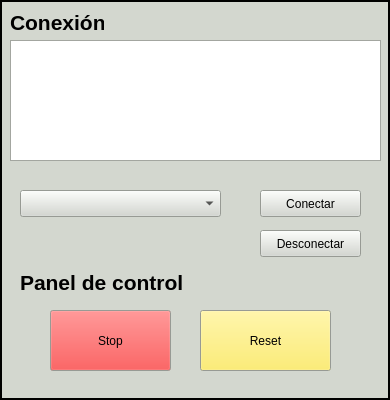
     <widget class="QFrame" name="FrameIzq">
      <property name="enabled">
       <bool>true</bool>
      </property>
      <property name="sizePolicy">
       <sizepolicy hsizetype="Fixed" vsizetype="Fixed">
        <horstretch>0</horstretch>
        <verstretch>0</verstretch>
       </sizepolicy>
      </property>
      <property name="minimumSize">
       <size>
        <width>390</width>
        <height>400</height>
       </size>
      </property>
      <property name="palette">
       <palette>
        <active>
         <colorrole role="WindowText">
          <brush brushstyle="SolidPattern">
           <color alpha="255">
            <red>0</red>
            <green>0</green>
            <blue>0</blue>
           </color>
          </brush>
         </colorrole>
         <colorrole role="Button">
          <brush brushstyle="SolidPattern">
           <color alpha="255">
            <red>211</red>
            <green>215</green>
            <blue>207</blue>
           </color>
          </brush>
         </colorrole>
         <colorrole role="Light">
          <brush brushstyle="SolidPattern">
           <color alpha="255">
            <red>255</red>
            <green>255</green>
            <blue>255</blue>
           </color>
          </brush>
         </colorrole>
         <colorrole role="Midlight">
          <brush brushstyle="SolidPattern">
           <color alpha="255">
            <red>233</red>
            <green>235</green>
            <blue>231</blue>
           </color>
          </brush>
         </colorrole>
         <colorrole role="Dark">
          <brush brushstyle="SolidPattern">
           <color alpha="255">
            <red>105</red>
            <green>107</green>
            <blue>103</blue>
           </color>
          </brush>
         </colorrole>
         <colorrole role="Mid">
          <brush brushstyle="SolidPattern">
           <color alpha="255">
            <red>141</red>
            <green>143</green>
            <blue>138</blue>
           </color>
          </brush>
         </colorrole>
         <colorrole role="Text">
          <brush brushstyle="SolidPattern">
           <color alpha="255">
            <red>0</red>
            <green>0</green>
            <blue>0</blue>
           </color>
          </brush>
         </colorrole>
         <colorrole role="BrightText">
          <brush brushstyle="SolidPattern">
           <color alpha="255">
            <red>255</red>
            <green>255</green>
            <blue>255</blue>
           </color>
          </brush>
         </colorrole>
         <colorrole role="ButtonText">
          <brush brushstyle="SolidPattern">
           <color alpha="255">
            <red>0</red>
            <green>0</green>
            <blue>0</blue>
           </color>
          </brush>
         </colorrole>
         <colorrole role="Base">
          <brush brushstyle="SolidPattern">
           <color alpha="255">
            <red>255</red>
            <green>255</green>
            <blue>255</blue>
           </color>
          </brush>
         </colorrole>
         <colorrole role="Window">
          <brush brushstyle="SolidPattern">
           <color alpha="255">
            <red>211</red>
            <green>215</green>
            <blue>207</blue>
           </color>
          </brush>
         </colorrole>
         <colorrole role="Shadow">
          <brush brushstyle="SolidPattern">
           <color alpha="255">
            <red>0</red>
            <green>0</green>
            <blue>0</blue>
           </color>
          </brush>
         </colorrole>
         <colorrole role="AlternateBase">
          <brush brushstyle="SolidPattern">
           <color alpha="255">
            <red>233</red>
            <green>235</green>
            <blue>231</blue>
           </color>
          </brush>
         </colorrole>
         <colorrole role="ToolTipBase">
          <brush brushstyle="SolidPattern">
           <color alpha="255">
            <red>255</red>
            <green>255</green>
            <blue>220</blue>
           </color>
          </brush>
         </colorrole>
         <colorrole role="ToolTipText">
          <brush brushstyle="SolidPattern">
           <color alpha="255">
            <red>0</red>
            <green>0</green>
            <blue>0</blue>
           </color>
          </brush>
         </colorrole>
         <colorrole role="PlaceholderText">
          <brush brushstyle="SolidPattern">
           <color alpha="128">
            <red>0</red>
            <green>0</green>
            <blue>0</blue>
           </color>
          </brush>
         </colorrole>
        </active>
        <inactive>
         <colorrole role="WindowText">
          <brush brushstyle="SolidPattern">
           <color alpha="255">
            <red>0</red>
            <green>0</green>
            <blue>0</blue>
           </color>
          </brush>
         </colorrole>
         <colorrole role="Button">
          <brush brushstyle="SolidPattern">
           <color alpha="255">
            <red>211</red>
            <green>215</green>
            <blue>207</blue>
           </color>
          </brush>
         </colorrole>
         <colorrole role="Light">
          <brush brushstyle="SolidPattern">
           <color alpha="255">
            <red>255</red>
            <green>255</green>
            <blue>255</blue>
           </color>
          </brush>
         </colorrole>
         <colorrole role="Midlight">
          <brush brushstyle="SolidPattern">
           <color alpha="255">
            <red>233</red>
            <green>235</green>
            <blue>231</blue>
           </color>
          </brush>
         </colorrole>
         <colorrole role="Dark">
          <brush brushstyle="SolidPattern">
           <color alpha="255">
            <red>105</red>
            <green>107</green>
            <blue>103</blue>
           </color>
          </brush>
         </colorrole>
         <colorrole role="Mid">
          <brush brushstyle="SolidPattern">
           <color alpha="255">
            <red>141</red>
            <green>143</green>
            <blue>138</blue>
           </color>
          </brush>
         </colorrole>
         <colorrole role="Text">
          <brush brushstyle="SolidPattern">
           <color alpha="255">
            <red>0</red>
            <green>0</green>
            <blue>0</blue>
           </color>
          </brush>
         </colorrole>
         <colorrole role="BrightText">
          <brush brushstyle="SolidPattern">
           <color alpha="255">
            <red>255</red>
            <green>255</green>
            <blue>255</blue>
           </color>
          </brush>
         </colorrole>
         <colorrole role="ButtonText">
          <brush brushstyle="SolidPattern">
           <color alpha="255">
            <red>0</red>
            <green>0</green>
            <blue>0</blue>
           </color>
          </brush>
         </colorrole>
         <colorrole role="Base">
          <brush brushstyle="SolidPattern">
           <color alpha="255">
            <red>255</red>
            <green>255</green>
            <blue>255</blue>
           </color>
          </brush>
         </colorrole>
         <colorrole role="Window">
          <brush brushstyle="SolidPattern">
           <color alpha="255">
            <red>211</red>
            <green>215</green>
            <blue>207</blue>
           </color>
          </brush>
         </colorrole>
         <colorrole role="Shadow">
          <brush brushstyle="SolidPattern">
           <color alpha="255">
            <red>0</red>
            <green>0</green>
            <blue>0</blue>
           </color>
          </brush>
         </colorrole>
         <colorrole role="AlternateBase">
          <brush brushstyle="SolidPattern">
           <color alpha="255">
            <red>233</red>
            <green>235</green>
            <blue>231</blue>
           </color>
          </brush>
         </colorrole>
         <colorrole role="ToolTipBase">
          <brush brushstyle="SolidPattern">
           <color alpha="255">
            <red>255</red>
            <green>255</green>
            <blue>220</blue>
           </color>
          </brush>
         </colorrole>
         <colorrole role="ToolTipText">
          <brush brushstyle="SolidPattern">
           <color alpha="255">
            <red>0</red>
            <green>0</green>
            <blue>0</blue>
           </color>
          </brush>
         </colorrole>
         <colorrole role="PlaceholderText">
          <brush brushstyle="SolidPattern">
           <color alpha="128">
            <red>0</red>
            <green>0</green>
            <blue>0</blue>
           </color>
          </brush>
         </colorrole>
        </inactive>
        <disabled>
         <colorrole role="WindowText">
          <brush brushstyle="SolidPattern">
           <color alpha="255">
            <red>105</red>
            <green>107</green>
            <blue>103</blue>
           </color>
          </brush>
         </colorrole>
         <colorrole role="Button">
          <brush brushstyle="SolidPattern">
           <color alpha="255">
            <red>211</red>
            <green>215</green>
            <blue>207</blue>
           </color>
          </brush>
         </colorrole>
         <colorrole role="Light">
          <brush brushstyle="SolidPattern">
           <color alpha="255">
            <red>255</red>
            <green>255</green>
            <blue>255</blue>
           </color>
          </brush>
         </colorrole>
         <colorrole role="Midlight">
          <brush brushstyle="SolidPattern">
           <color alpha="255">
            <red>233</red>
            <green>235</green>
            <blue>231</blue>
           </color>
          </brush>
         </colorrole>
         <colorrole role="Dark">
          <brush brushstyle="SolidPattern">
           <color alpha="255">
            <red>105</red>
            <green>107</green>
            <blue>103</blue>
           </color>
          </brush>
         </colorrole>
         <colorrole role="Mid">
          <brush brushstyle="SolidPattern">
           <color alpha="255">
            <red>141</red>
            <green>143</green>
            <blue>138</blue>
           </color>
          </brush>
         </colorrole>
         <colorrole role="Text">
          <brush brushstyle="SolidPattern">
           <color alpha="255">
            <red>105</red>
            <green>107</green>
            <blue>103</blue>
           </color>
          </brush>
         </colorrole>
         <colorrole role="BrightText">
          <brush brushstyle="SolidPattern">
           <color alpha="255">
            <red>255</red>
            <green>255</green>
            <blue>255</blue>
           </color>
          </brush>
         </colorrole>
         <colorrole role="ButtonText">
          <brush brushstyle="SolidPattern">
           <color alpha="255">
            <red>105</red>
            <green>107</green>
            <blue>103</blue>
           </color>
          </brush>
         </colorrole>
         <colorrole role="Base">
          <brush brushstyle="SolidPattern">
           <color alpha="255">
            <red>211</red>
            <green>215</green>
            <blue>207</blue>
           </color>
          </brush>
         </colorrole>
         <colorrole role="Window">
          <brush brushstyle="SolidPattern">
           <color alpha="255">
            <red>211</red>
            <green>215</green>
            <blue>207</blue>
           </color>
          </brush>
         </colorrole>
         <colorrole role="Shadow">
          <brush brushstyle="SolidPattern">
           <color alpha="255">
            <red>0</red>
            <green>0</green>
            <blue>0</blue>
           </color>
          </brush>
         </colorrole>
         <colorrole role="AlternateBase">
          <brush brushstyle="SolidPattern">
           <color alpha="255">
            <red>211</red>
            <green>215</green>
            <blue>207</blue>
           </color>
          </brush>
         </colorrole>
         <colorrole role="ToolTipBase">
          <brush brushstyle="SolidPattern">
           <color alpha="255">
            <red>255</red>
            <green>255</green>
            <blue>220</blue>
           </color>
          </brush>
         </colorrole>
         <colorrole role="ToolTipText">
          <brush brushstyle="SolidPattern">
           <color alpha="255">
            <red>0</red>
            <green>0</green>
            <blue>0</blue>
           </color>
          </brush>
         </colorrole>
         <colorrole role="PlaceholderText">
          <brush brushstyle="SolidPattern">
           <color alpha="128">
            <red>0</red>
            <green>0</green>
            <blue>0</blue>
           </color>
          </brush>
         </colorrole>
        </disabled>
       </palette>
      </property>
      <property name="frameShape">
       <enum>QFrame::Panel</enum>
      </property>
      <property name="frameShadow">
       <enum>QFrame::Plain</enum>
      </property>
      <property name="lineWidth">
       <number>2</number>
      </property>
      <property name="midLineWidth">
       <number>0</number>
      </property>
      <widget class="QLabel" name="label">
       <property name="geometry">
        <rect>
         <x>10</x>
         <y>10</y>
         <width>94</width>
         <height>24</height>
        </rect>
       </property>
       <property name="text">
        <string>&lt;html&gt;&lt;head/&gt;&lt;body&gt;&lt;p align=&quot;justify&quot;&gt;&lt;span style=&quot; font-size:16pt; font-weight:600;&quot;&gt;Conexión&lt;/span&gt;&lt;/p&gt;&lt;/body&gt;&lt;/html&gt;</string>
       </property>
      </widget>
      <widget class="QPushButton" name="Conectar">
       <property name="geometry">
        <rect>
         <x>260</x>
         <y>190</y>
         <width>101</width>
         <height>27</height>
        </rect>
       </property>
       <property name="text">
        <string>Conectar</string>
       </property>
      </widget>
      <widget class="QComboBox" name="ListaConexiones">
       <property name="geometry">
        <rect>
         <x>20</x>
         <y>190</y>
         <width>201</width>
         <height>27</height>
        </rect>
       </property>
      </widget>
      <widget class="QPushButton" name="Desconectar">
       <property name="geometry">
        <rect>
         <x>260</x>
         <y>230</y>
         <width>101</width>
         <height>27</height>
        </rect>
       </property>
       <property name="text">
        <string>Desconectar</string>
       </property>
      </widget>
      <widget class="QListView" name="EstadosDeConexion">
       <property name="geometry">
        <rect>
         <x>10</x>
         <y>40</y>
         <width>371</width>
         <height>121</height>
        </rect>
       </property>
      </widget>
      <widget class="QPushButton" name="Stop">
       <property name="geometry">
        <rect>
         <x>50</x>
         <y>310</y>
         <width>121</width>
         <height>61</height>
        </rect>
       </property>
       <property name="palette">
        <palette>
         <active>
          <colorrole role="Button">
           <brush brushstyle="SolidPattern">
            <color alpha="255">
             <red>239</red>
             <green>41</green>
             <blue>41</blue>
            </color>
           </brush>
          </colorrole>
         </active>
         <inactive>
          <colorrole role="Button">
           <brush brushstyle="SolidPattern">
            <color alpha="255">
             <red>239</red>
             <green>41</green>
             <blue>41</blue>
            </color>
           </brush>
          </colorrole>
         </inactive>
         <disabled>
          <colorrole role="Button">
           <brush brushstyle="SolidPattern">
            <color alpha="255">
             <red>239</red>
             <green>41</green>
             <blue>41</blue>
            </color>
           </brush>
          </colorrole>
         </disabled>
        </palette>
       </property>
       <property name="text">
        <string>Stop</string>
       </property>
      </widget>
      <widget class="QPushButton" name="Reset">
       <property name="geometry">
        <rect>
         <x>200</x>
         <y>310</y>
         <width>131</width>
         <height>61</height>
        </rect>
       </property>
       <property name="palette">
        <palette>
         <active>
          <colorrole role="Button">
           <brush brushstyle="SolidPattern">
            <color alpha="255">
             <red>252</red>
             <green>233</green>
             <blue>79</blue>
            </color>
           </brush>
          </colorrole>
         </active>
         <inactive>
          <colorrole role="Button">
           <brush brushstyle="SolidPattern">
            <color alpha="255">
             <red>252</red>
             <green>233</green>
             <blue>79</blue>
            </color>
           </brush>
          </colorrole>
         </inactive>
         <disabled>
          <colorrole role="Button">
           <brush brushstyle="SolidPattern">
            <color alpha="255">
             <red>252</red>
             <green>233</green>
             <blue>79</blue>
            </color>
           </brush>
          </colorrole>
         </disabled>
        </palette>
       </property>
       <property name="text">
        <string>Reset</string>
       </property>
      </widget>
      <widget class="QLabel" name="label_4">
       <property name="geometry">
        <rect>
         <x>20</x>
         <y>270</y>
         <width>171</width>
         <height>24</height>
        </rect>
       </property>
       <property name="text">
        <string>&lt;html&gt;&lt;head/&gt;&lt;body&gt;&lt;p align=&quot;justify&quot;&gt;&lt;span style=&quot; font-size:16pt; font-weight:600;&quot;&gt;Panel de control&lt;/span&gt;&lt;/p&gt;&lt;/body&gt;&lt;/html&gt;</string>
       </property>
      </widget>
     </widget>
